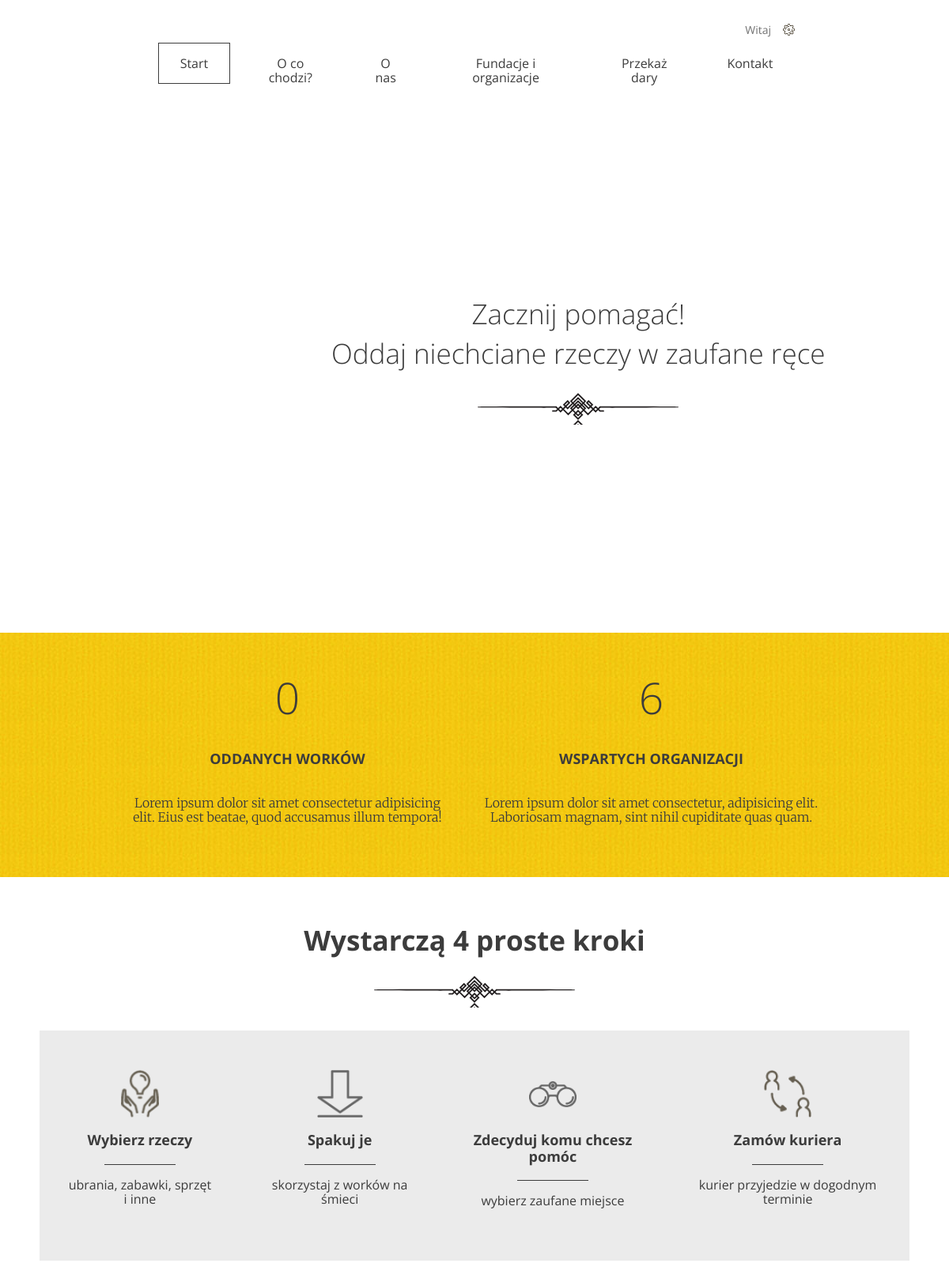
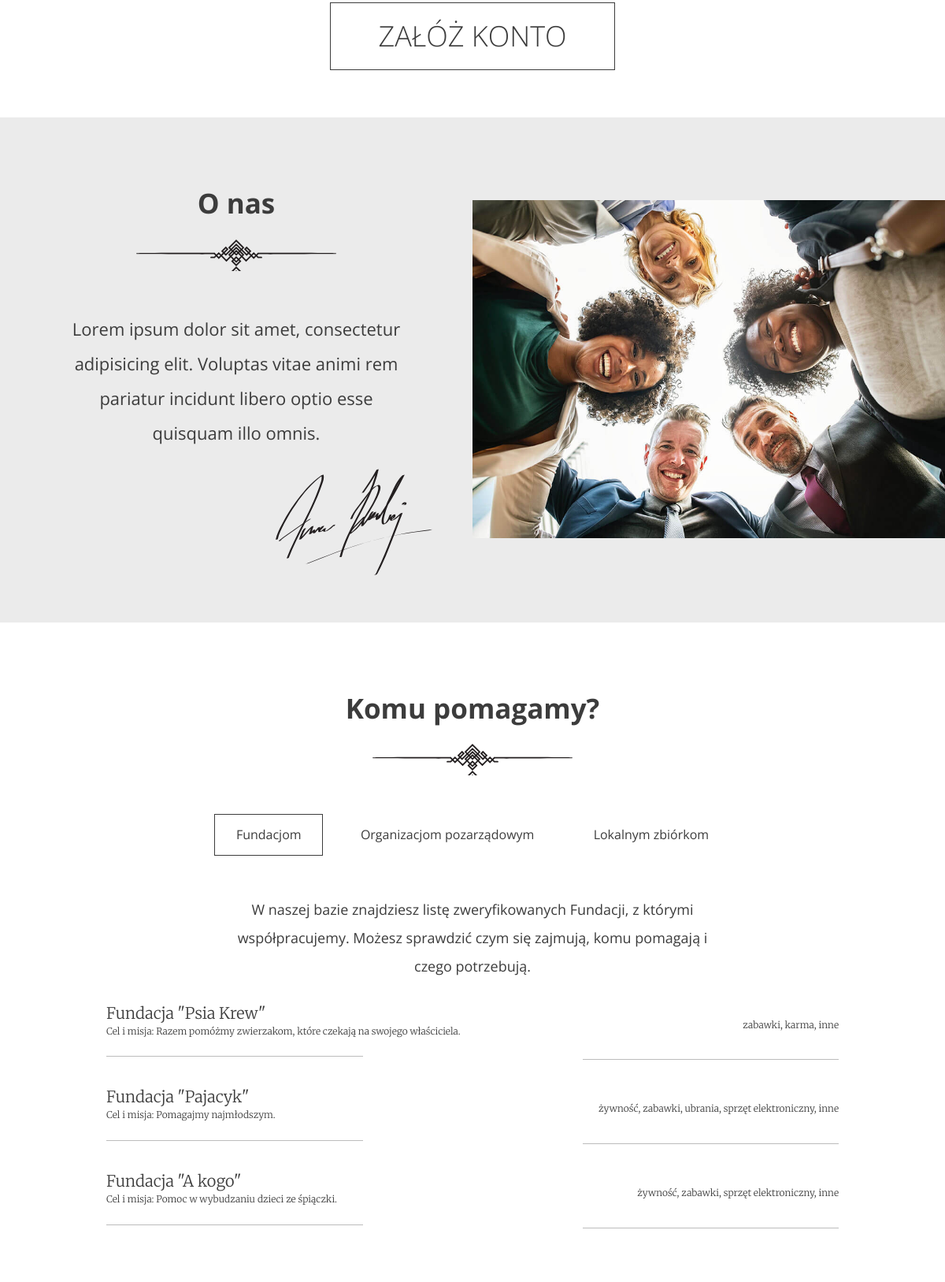
Screenshot of / (signed in, upper part) with the database file from the repository (2 pictures, top to bottom).
### donation/models.py (models this page shows, shortened)
class Institution(models.Model):
    foundation = 'FD'
    non_governmental_organisation = 'NGO'
    local_collection = 'LC'
    types_of_institutions = (
        (foundation, 'Foundation'),
        (non_governmental_organisation, 'Non-Governmental Organisation'),
        (local_collection, 'Local Collection')
    )
    name = models.CharField(max_length=255, null=False)
    description = models.CharField(max_length=255)
    type = models.CharField(max_length=40, choices=types_of_institutions, default=foundation)
    categories = models.ManyToManyField(Category)

class Category(models.Model):
    name = models.CharField(max_length=30, null=False)
    def __str__(self) -> str:
        return f"{self.name}"

### donation/views.py (the view)
# urls.py: path('', views.LandingPage.as_view(), name='home'),
class LandingPage(View):
    def get(self, request):
        num_of_bags = Donation.objects.all().aggregate(Sum('quantity'))['quantity__sum'] or 0
        institutions = Institution.objects.all()
        num_of_institutions = Institution.objects.all().count()
        context = {
            'num_of_bags': num_of_bags,
            'institutions': institutions,
            'num_of_institutions': num_of_institutions
        }
        return render(request, 'index.html', context)

### templates/index.html (shortened to what this page needs)
{% extends '_base_.html' %}
{% load static %}
{% block header %}
    <header class="header--main-page">
        {% include '_navbar_.html' %}
        <div class="slogan container container--90">
            <div class="slogan--item">
                <h1>
                    Zacznij pomagać!<br/>
                    Oddaj niechciane rzeczy w zaufane ręce
                </h1>
            </div>
        </div>
    </header>
{% endblock %}
{% block content %}
    <section id="stats" class="stats">
        <div class="container container--85">
            <div class="stats--item">
                <em>{{ num_of_bags }}</em>
                <h3>Oddanych worków</h3>
                <p>Lorem ipsum dolor sit amet consectetur adipisicing elit. Eius est beatae, quod accusamus illum
                    tempora!</p>
            </div>
            <div class="stats--item">
                <em>{{ num_of_institutions }}</em>
                <h3>Wspartych organizacji</h3>
                <p>Lorem ipsum dolor sit amet consectetur, adipisicing elit. Laboriosam magnam, sint nihil cupiditate
                    quas
                    quam.</p>
            </div>
        </div>
    </section>
    <section id="steps" class="steps">
        <h2>Wystarczą 4 proste kroki</h2>
        <div class="steps--container">
            <div class="steps--item">
                <span class="icon icon--hands"></span>
                <h3>Wybierz rzeczy</h3>
                <p>ubrania, zabawki, sprzęt i inne</p>
            </div>
            <div class="steps--item">
                <span class="icon icon--arrow"></span>
                <h3>Spakuj je</h3>
                <p>skorzystaj z worków na śmieci</p>
            </div>
            <div class="steps--item">
                <span class="icon icon--glasses"></span>
                <h3>Zdecyduj komu chcesz pomóc</h3>
                <p>wybierz zaufane miejsce</p>
            </div>
            <div class="steps--item">
                <span class="icon icon--courier"></span>
                <h3>Zamów kuriera</h3>
                <p>kurier przyjedzie w dogodnym terminie</p>
            </div>
        </div>
        <a href="{% url 'registration' %}" class="btn btn--large">Załóż konto</a>
    </section>
    <section id="about-us" class="about-us">
        <div class="about-us--text">
            <h2>O nas</h2>
            <p>Lorem ipsum dolor sit amet, consectetur adipisicing elit. Voluptas vitae animi rem pariatur incidunt
                libero
                optio esse quisquam illo omnis.</p>
            <img class="about-us--text-signature" src="{% static 'images/signature.svg' %}" alt="Signature"/>
        </div>
        <div class="about-us--image"><img src="{% static 'images/about-us.jpg' %}" alt="People in circle"/></div>
    </section>
    <section id="help" class="help">
        <h2>Komu pomagamy?</h2>
        <ul class="help--buttons">
            <li data-id="1"><a href="#" class="btn btn--without-border active">Fundacjom</a></li>
            <li data-id="2"><a href="#" class="btn btn--without-border">Organizacjom pozarządowym</a></li>
            <li data-id="3"><a href="#" class="btn btn--without-border">Lokalnym zbiórkom</a></li>
        </ul>
        <div class="help--slides active" data-id="1">
            <p>W naszej bazie znajdziesz listę zweryfikowanych Fundacji, z którymi współpracujemy. Możesz sprawdzić czym
                się
                zajmują, komu pomagają i czego potrzebują.</p>
            <ul class="help--slides-items">
                {% for institution in institutions %}
                    {% if institution.type == "FD" %}
                        <li>
                            <div class="col">
                                <div class="title">Fundacja "{{ institution.name }}"</div>
                                <div class="subtitle">Cel i misja: {{ institution.description }}.</div>
                            </div>
                            <div class="col">
                                <div class="text">
                                    <p>{{ institution.categories.all|join:", " }}</p>
                                </div>
                            </div>
                        </li>
                    {% endif %}
                {% endfor %}
            </ul>
        </div>
    </section>
{% endblock %}

### rows the page displays
Institution: name "Psia Krew", description "Razem pomóżmy zwierzakom, które czekają na swojego właściciela", categories.all "zabawki, karma, inne"
Institution: name "Pajacyk", description "Pomagajmy najmłodszym", categories.all "żywność, zabawki, ubrania, sprzęt elektroniczny, inne"
Institution: name "A kogo", description "Pomoc w wybudzaniu dzieci ze śpiączki", categories.all "żywność, zabawki, sprzęt elektroniczny, inne"

### other values shown
{{ num_of_bags }} "0"
{{ num_of_institutions }} "6"
